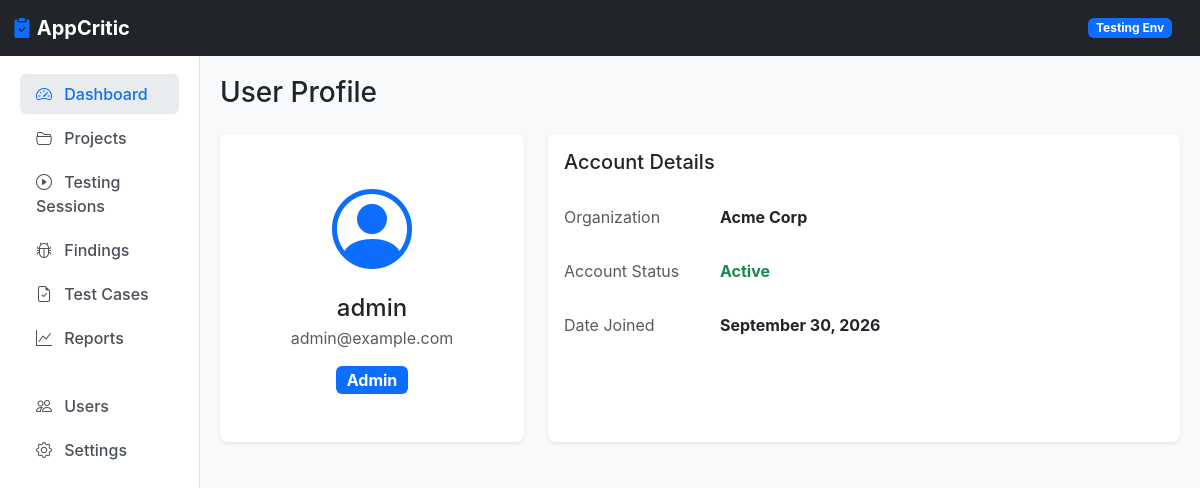
The app's page /users/profile/ with its own data.
### accounts/models.py (models this page shows, shortened)
class User(AbstractUser):
    ROLE_CHOICES = [
        ('ADMIN', 'Admin'),
        ('TESTER', 'Tester'),
        ('DEVELOPER', 'Developer'),
        ('MANAGER', 'Manager'),
        ('EXECUTIVE', 'Executive'),
        ('VIEWER', 'Viewer'),
    ]
    role = models.CharField(max_length=20, choices=ROLE_CHOICES, default='TESTER')
    organization = models.ForeignKey(
        'organizations.Organization',
        on_delete=models.SET_NULL,
        null=True,
        blank=True,
        related_name='users'
    )

### organizations/models.py (models this page shows, shortened)
class Organization(models.Model):
    name = models.CharField(max_length=255)
    description = models.TextField(blank=True)
    logo = models.ImageField(upload_to='org_logos/', null=True, blank=True)
    created_at = models.DateTimeField(auto_now_add=True)

### accounts/views.py (the view)
# urls.py: path('profile/', views.profile_view, name='profile'),
def profile_view(request):
    user = request.user if request.user.is_authenticated else User.objects.first()
    return render(request, 'profile.html', {'profile_user': user})

### templates/profile.html (shortened to what this page needs)
{% extends 'base.html' %}
{% block content %}
<div class="d-flex justify-content-between align-items-center mb-4">
    <h2 class="h3 mb-0 text-gray-800">User Profile</h2>
</div>
<div class="row">
    <div class="col-md-4 mb-4">
        <div class="card shadow-sm text-center h-100">
            <div class="card-body py-5">
                <div class="display-1 text-primary mb-3">
                    <i class="bi bi-person-circle"></i>
                </div>
                <h4 class="mb-1">{{ profile_user.username }}</h4>
                <p class="text-muted mb-3">{{ profile_user.email }}</p>
                <span class="badge bg-primary fs-6">{{ profile_user.get_role_display }}</span>
            </div>
        </div>
    </div>
    <div class="col-md-8 mb-4">
        <div class="card shadow-sm h-100">
            <div class="card-body">
                <h5 class="card-title mb-4">Account Details</h5>
                <form>
                    <div class="mb-3 row">
                        <label class="col-sm-3 col-form-label text-muted">Organization</label>
                        <div class="col-sm-9">
                            <input type="text" class="form-control-plaintext fw-bold" value="{{ profile_user.organization.name|default:'No Organization' }}" readonly>
                        </div>
                    </div>
                    <div class="mb-3 row">
                        <label class="col-sm-3 col-form-label text-muted">Account Status</label>
                        <div class="col-sm-9">
                            <input type="text" class="form-control-plaintext fw-bold text-success" value="{% if profile_user.is_active %}Active{% else %}Inactive{% endif %}" readonly>
                        </div>
                    </div>
                    <div class="mb-3 row">
                        <label class="col-sm-3 col-form-label text-muted">Date Joined</label>
                        <div class="col-sm-9">
                            <input type="text" class="form-control-plaintext fw-bold" value="{{ profile_user.date_joined|date:'F d, Y' }}" readonly>
                        </div>
                    </div>
                </form>
            </div>
        </div>
    </div>
</div>
{% endblock %}

### templates/base.html (style rules this page uses)
body { background-color: #f8f9fa; font-family: 'Inter', system-ui, sans-serif; }
.card { border: none; box-shadow: 0 0.125rem 0.25rem rgba(0, 0, 0, 0.075); border-radius: 8px; }

### records on screen
User: username "admin", email "admin@example.com", role "Admin", organization.name "Acme Corp", is_active "Active", date_joined "September 30, 2026"
